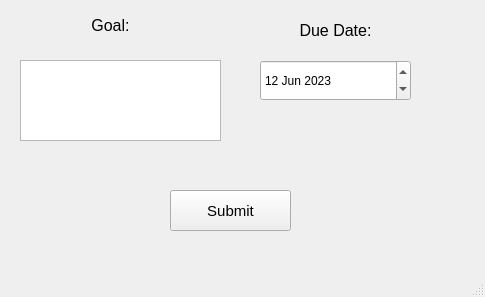
<?xml version="1.0" encoding="UTF-8"?>
<ui version="4.0">
 <class>PopUp1</class>
 <widget class="QMainWindow" name="PopUp1">
  <property name="geometry">
   <rect>
    <x>0</x>
    <y>0</y>
    <width>485</width>
    <height>297</height>
   </rect>
  </property>
  <property name="windowTitle">
   <string>MainWindow</string>
  </property>
  <widget class="QWidget" name="centralwidget">
   <widget class="QDateEdit" name="dateEdit">
    <property name="geometry">
     <rect>
      <x>260</x>
      <y>60</y>
      <width>151</width>
      <height>41</height>
     </rect>
    </property>
    <property name="dateTime">
     <datetime>
      <hour>0</hour>
      <minute>0</minute>
      <second>0</second>
      <year>2023</year>
      <month>6</month>
      <day>12</day>
     </datetime>
    </property>
    <property name="date">
     <date>
      <year>2023</year>
      <month>6</month>
      <day>12</day>
     </date>
    </property>
   </widget>
   <widget class="QTextEdit" name="textEdit">
    <property name="geometry">
     <rect>
      <x>20</x>
      <y>60</y>
      <width>201</width>
      <height>81</height>
     </rect>
    </property>
   </widget>
   <widget class="QLabel" name="label">
    <property name="geometry">
     <rect>
      <x>50</x>
      <y>10</y>
      <width>121</width>
      <height>31</height>
     </rect>
    </property>
    <property name="font">
     <font>
      <pointsize>12</pointsize>
     </font>
    </property>
    <property name="text">
     <string>Goal:</string>
    </property>
    <property name="alignment">
     <set>Qt::AlignCenter</set>
    </property>
   </widget>
   <widget class="QLabel" name="label_2">
    <property name="geometry">
     <rect>
      <x>270</x>
      <y>10</y>
      <width>131</width>
      <height>41</height>
     </rect>
    </property>
    <property name="baseSize">
     <size>
      <width>0</width>
      <height>0</height>
     </size>
    </property>
    <property name="font">
     <font>
      <pointsize>12</pointsize>
     </font>
    </property>
    <property name="text">
     <string>Due Date:</string>
    </property>
    <property name="textFormat">
     <enum>Qt::PlainText</enum>
    </property>
    <property name="alignment">
     <set>Qt::AlignCenter</set>
    </property>
   </widget>
   <widget class="QPushButton" name="pushButton">
    <property name="geometry">
     <rect>
      <x>170</x>
      <y>190</y>
      <width>121</width>
      <height>41</height>
     </rect>
    </property>
    <property name="font">
     <font>
      <pointsize>11</pointsize>
     </font>
    </property>
    <property name="text">
     <string>Submit</string>
    </property>
   </widget>
  </widget>
  <widget class="QMenuBar" name="menubar">
   <property name="geometry">
    <rect>
     <x>0</x>
     <y>0</y>
     <width>485</width>
     <height>21</height>
    </rect>
   </property>
  </widget>
  <widget class="QStatusBar" name="statusbar"/>
 </widget>
 <resources/>
 <connections/>
</ui>
